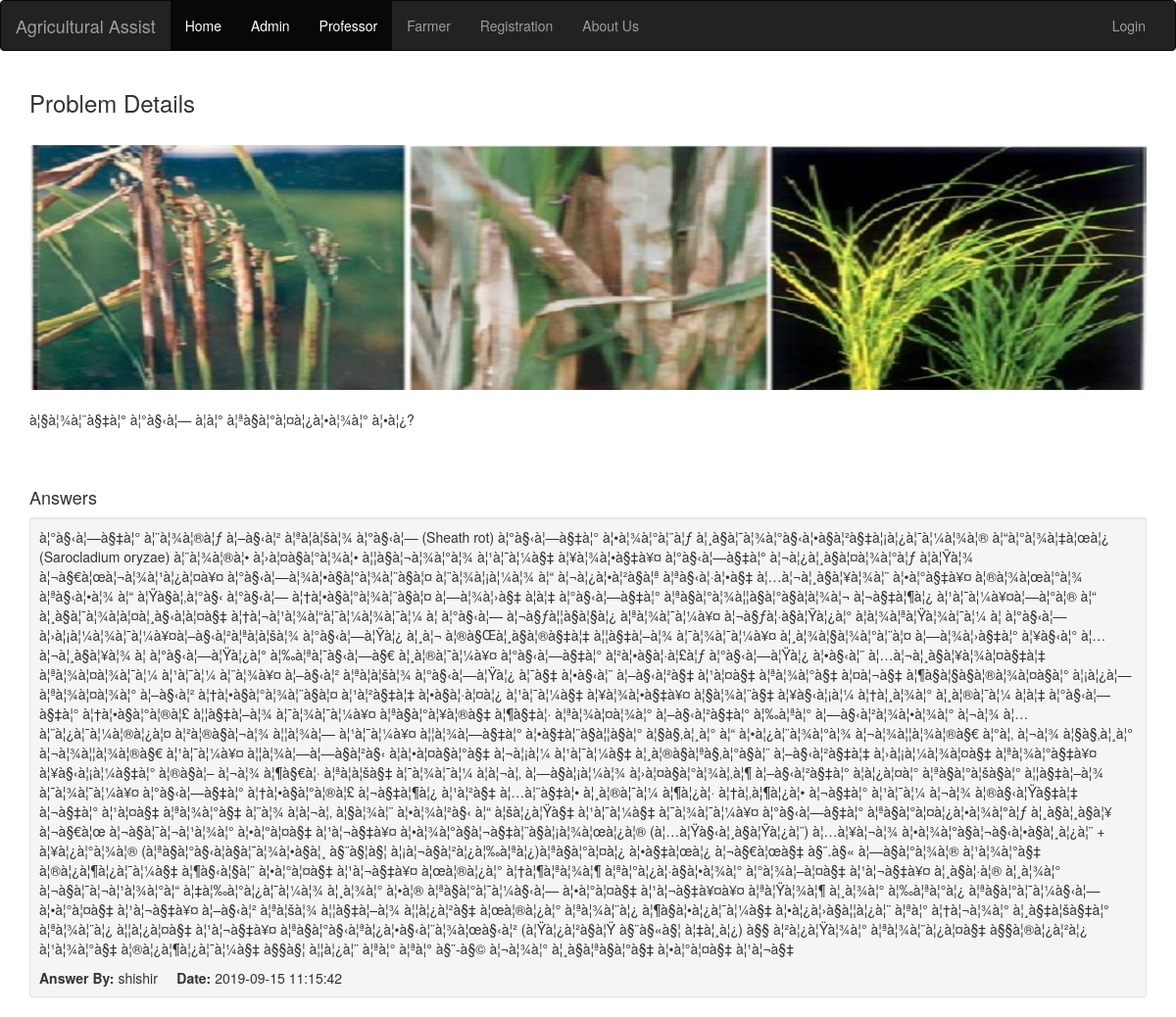
Page /problem_details.php?id=10 on the committed database.
### tables this page shows
CREATE TABLE `farmer_problems` (
  `id` int(50) NOT NULL,
  `farmer_id` int(11) NOT NULL,
  `problem_picture` varchar(50) NOT NULL,
  `problem_details` varchar(500) NOT NULL,
  `added` datetime NOT NULL DEFAULT CURRENT_TIMESTAMP
);

CREATE TABLE `farmer_problem_answer` (
  `id` int(11) NOT NULL,
  `farmer_problem_id` int(11) NOT NULL,
  `user_id` int(11) NOT NULL,
  `answer` text NOT NULL,
  `added` datetime NOT NULL DEFAULT CURRENT_TIMESTAMP
);

CREATE TABLE `registration` (
  `id` int(50) NOT NULL,
  `name` varchar(50) NOT NULL,
  `contact` int(50) NOT NULL,
  `address` varchar(50) NOT NULL,
  `username` varchar(50) NOT NULL,
  `password` varchar(50) NOT NULL,
  `user_type` varchar(128) DEFAULT NULL
);

### problem_details.php (the view, shortened to what this page needs)
<?php
include('header.php');
include('db_connection.php');
$problem_id = $_GET['id'];
$sql = "SELECT * FROM farmer_problems where id = ".$problem_id;
	$result = $conn->query($sql);
	$row = $result->fetch_assoc();
?>
<div class="container">
<div class="row justify-content-md-center">
<div class="col col-lg-12">
<h3>Problem Details</h3>
<br>
	<?php
		if(!empty($row["problem_picture"])){
				echo '<img src="uploads/'.$row["problem_picture"].'" width="100%" height="250" /><br/><br/>';
			}
	?>
	 <p><?php echo $row["problem_details"]; ?></p>
  </div></div>
  <div class="row" style="margin-top:40px;">
		<div class="col-md-12">
		<h4>Answers</h4>
		<?php
			$sql = "SELECT * FROM farmer_problem_answer where farmer_problem_id = ".$problem_id." order by id asc";
			$result = $conn->query($sql);
			if ($result->num_rows > 0) {
				while($row = $result->fetch_assoc()) {
				$user_id = $row['user_id'];
				$user_sql = "SELECT name FROM registration where id = ".$user_id;
				$user_result = $conn->query($user_sql);
				$user_row = $user_result->fetch_assoc();?>
					<div class="well well-sm">
						<div class="row" id="post-review-box">
							<div class="col-md-12">
								<p><?php echo $row["answer"]; ?></p>
								<b>Answer By: </b> <?php echo $user_row['name']; ?> &nbsp;&nbsp;&nbsp;&nbsp;<b>Date: </b> <?php echo $row["added"]; ?>
							</div>
						</div>
					</div>
			<?php }} ?>
		</div>
	</div>
</div>
</body>
</html>

### rows in the picture
farmer_problems: problem_picture (picture), problem_details "à¦§à¦¾à¦¨à§‡à¦° à¦°à§‹à¦— à¦à¦° à¦ªà§à¦°à¦¤à¦¿à¦•à¦¾à¦° à¦•à¦¿?"
farmer_problem_answer: answer "à¦°à§‹à¦—à§‡à¦° à¦¨à¦¾à¦®à¦ƒ à¦–à§‹à¦² à¦ªà¦à¦šà¦¾ à¦°à§‹à¦— (Sheath rot) à¦°à§‹à¦—à§‡à¦° à¦•à¦¾à¦°à¦¨à¦ƒ à¦¸à§à¦¯à¦¾à¦°à§‹à¦•à§à¦²à§‡à¦¡à¦¿à¦¯à¦¼à¦¾à¦® à¦“à¦°à¦¾à¦‡à¦œà¦¿ (Sarocladium oryzae) à¦¨à¦¾à¦®à¦• à¦›à¦¤à§à¦°à¦¾à¦• à¦¦à§à¦¬à¦¾à¦°à¦¾ à¦¹à¦¯à¦¼à§‡ à¦¥à¦¾à¦•à§‡à¥¤ à¦°à§‹à¦—à§‡à¦° à¦¬à¦¿à¦¸à§à¦¤à¦¾à¦°à¦ƒ à¦à¦Ÿà¦¾ à¦¬à§€à¦œà¦¬à¦¾à¦¹à¦¿à¦¤à¥¤ à¦°à§‹à¦—à¦¾à¦•à§à¦°à¦¾à¦¨à§à¦¤ à¦¨à¦¾à¦¡à¦¼à¦¾ à¦“ à¦¬à¦¿à¦•à¦²à§à¦ª à¦ªà§‹à¦·à¦•à§‡ à¦…à¦¬à¦¸à§à¦¥à¦¾à¦¨ à¦•à¦°à§‡à¥¤ à¦®à¦¾à¦œà¦°à¦¾ à¦ªà§‹à¦•à¦¾ à¦“ à¦Ÿà§à¦‚à¦°à§‹ à¦°à§‹à¦— à¦†à¦•à§à¦°à¦¾à¦¨à§à¦¤ à¦—à¦¾à¦›à§‡ à¦à¦‡ à¦°à§‹à¦—à§‡à¦° à¦ªà§à¦°à¦¾à¦¦à§à¦°à§à¦­à¦¾à¦¬ à¦¬à§‡à¦¶à¦¿ à¦¹à¦¯à¦¼à¥¤à¦—à¦°à¦® à¦“…", user.name "shishir", added "2019-09-15 11:15:42"
